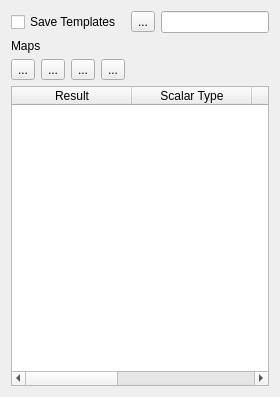
     <widget class="QWidget" name="tab_2">
      <attribute name="title">
       <string>Export Maps</string>
      </attribute>
      <layout class="QVBoxLayout" name="verticalLayout_4">
       <item>
        <layout class="QGridLayout" name="gridLayout_3">
         <item row="2" column="3">
          <widget class="QToolButton" name="btnMapDown">
           <property name="text">
            <string>...</string>
           </property>
          </widget>
         </item>
         <item row="2" column="0">
          <widget class="QToolButton" name="btnAddMap">
           <property name="text">
            <string>...</string>
           </property>
          </widget>
         </item>
         <item row="2" column="1">
          <widget class="QToolButton" name="btnRemoveMap">
           <property name="text">
            <string>...</string>
           </property>
          </widget>
         </item>
         <item row="2" column="2">
          <widget class="QToolButton" name="btnMapUp">
           <property name="text">
            <string>...</string>
           </property>
          </widget>
         </item>
         <item row="3" column="0" colspan="6">
          <widget class="QTableWidget" name="tableMaps">
           <property name="minimumSize">
            <size>
             <width>0</width>
             <height>300</height>
            </size>
           </property>
           <attribute name="horizontalHeaderDefaultSectionSize">
            <number>120</number>
           </attribute>
           <attribute name="verticalHeaderDefaultSectionSize">
            <number>20</number>
           </attribute>
           <column>
            <property name="text">
             <string>Result</string>
            </property>
           </column>
           <column>
            <property name="text">
             <string>Scalar Type</string>
            </property>
           </column>
           <column>
            <property name="text">
             <string>Vector Type</string>
            </property>
           </column>
           <column>
            <property name="text">
             <string>Time</string>
            </property>
           </column>
           <column>
            <property name="text">
             <string>Output</string>
            </property>
           </column>
          </widget>
         </item>
         <item row="1" column="0" colspan="4">
          <widget class="QLabel" name="label_3">
           <property name="text">
            <string>Maps</string>
           </property>
          </widget>
         </item>
         <item row="0" column="0" colspan="4">
          <widget class="QCheckBox" name="cbSaveTemplates">
           <property name="text">
            <string>Save Templates</string>
           </property>
          </widget>
         </item>
         <item row="0" column="5">
          <widget class="QLineEdit" name="leTemplateOut"/>
         </item>
         <item row="0" column="4">
          <widget class="QToolButton" name="btnBrowseTemplateOut">
           <property name="text">
            <string>...</string>
           </property>
          </widget>
         </item>
         <item row="2" column="4" colspan="2">
          <spacer name="horizontalSpacer">
           <property name="orientation">
            <enum>Qt::Horizontal</enum>
           </property>
           <property name="sizeHint" stdset="0">
            <size>
             <width>40</width>
             <height>20</height>
            </size>
           </property>
          </spacer>
         </item>
        </layout>
       </item>
      </layout>
     </widget>
